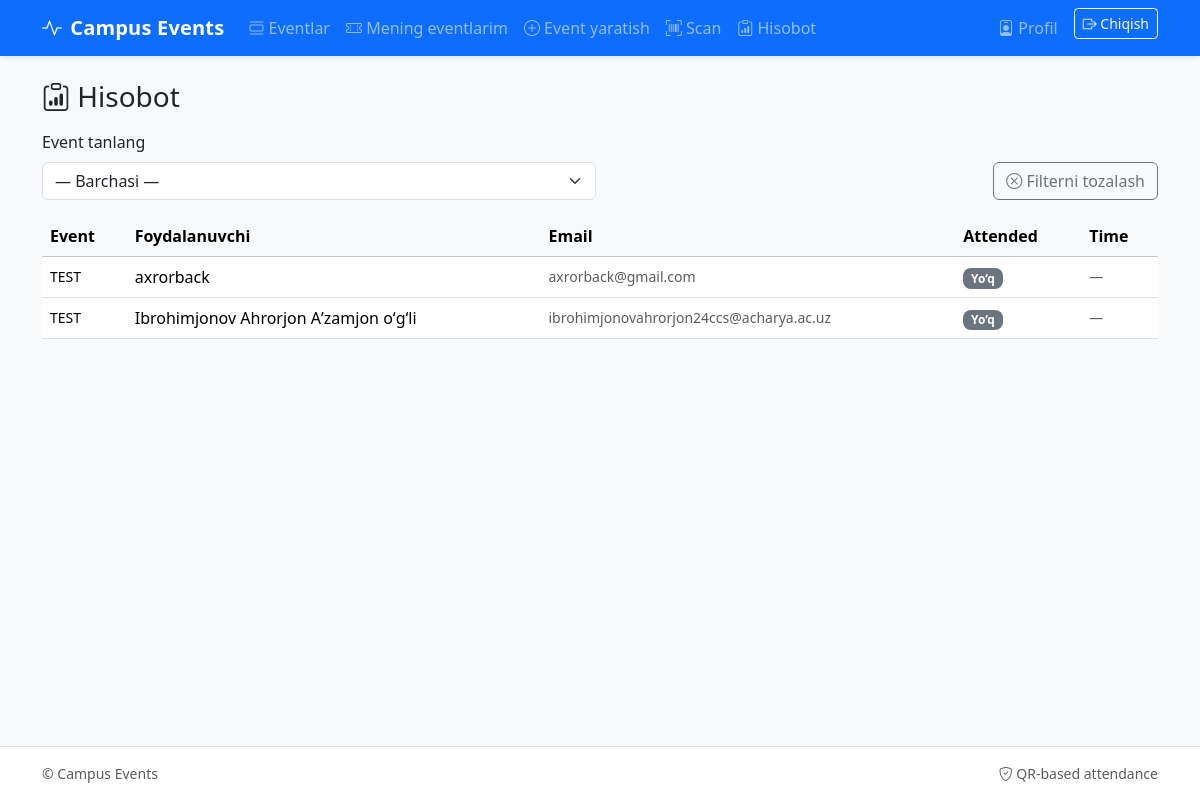
The page /attendance/report/ (signed in) on the database as committed earlier.
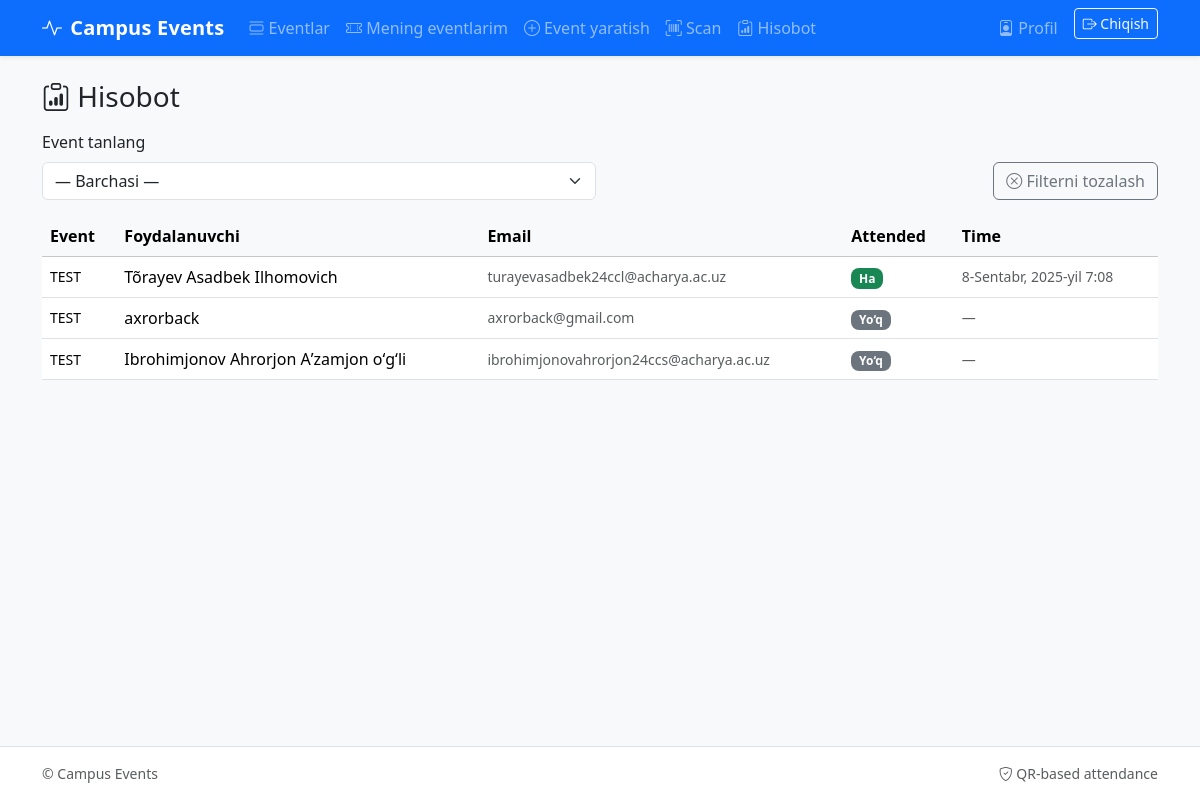
The same page on the database as committed later.
### attendance/models.py (models this page shows)
class Registration(models.Model):
    id = models.UUIDField(primary_key=True, default=uuid.uuid4, editable=False)
    user = models.ForeignKey(User, on_delete=models.CASCADE, related_name='registrations')
    event = models.ForeignKey(Event, on_delete=models.CASCADE, related_name='registrations')
    qr_image = models.ImageField(upload_to='qrcodes/', blank=True, null=True)
    invitation_image = models.ImageField(upload_to='invites/', blank=True, null=True)  # maxsus taklifnoma rasm
    created_at = models.DateTimeField(auto_now_add=True)
    attended = models.BooleanField(default=False)
    attended_at = models.DateTimeField(blank=True, null=True)
    class Meta:
        unique_together = ('user', 'event')

### events/models.py (models this page shows, shortened)
class Event(models.Model):
    title = models.CharField(max_length=255)
    description = models.TextField(blank=True)
    image = models.ImageField(upload_to='events/', blank=True, null=True)
    start_at = models.DateTimeField()
    end_at = models.DateTimeField()
    location = models.CharField(max_length=255)
    room = models.CharField(max_length=64, blank=True)
    published_by = models.ForeignKey(User, on_delete=models.SET_NULL, null=True, related_name='published_events')
    is_active = models.BooleanField(default=True)
    created_at = models.DateTimeField(auto_now_add=True)

### attendance/views.py (the view)
# urls.py: path('report/', views.report, name='report'),                    # filtr bilan hisobot
@staff_member_required
def report(request):
    event_id = request.GET.get('event')
    q = Registration.objects.select_related('user','event')
    if event_id:
        q = q.filter(event_id=event_id)
    events = Event.objects.order_by('-start_at')
    return render(request, 'attendance/report.html', {'events':events, 'regs':q.order_by('-created_at')[:500]})

### templates/attendance/report.html (shortened to what this page needs)
{% extends 'base.html' %}
{% block content %}
<h3 class="mb-3"><i class="bi bi-clipboard-data"></i> Hisobot</h3>
<form class="row g-2 align-items-end mb-3" method="get">
  <div class="col-md-6">
    <label class="form-label">Event tanlang</label>
    <select name="event" class="form-select" onchange="this.form.submit()">
      <option value="">— Barchasi —</option>
    </select>
  </div>
  <div class="col-md-6 text-end">
    <a class="btn btn-outline-secondary" href="?"><i class="bi bi-x-circle"></i> Filterni tozalash</a>
  </div>
</form>
<div class="table-responsive">
  <table class="table table-hover align-middle">
    <thead class="table-light">
      <tr>
        <th>Event</th>
        <th>Foydalanuvchi</th>
        <th>Email</th>
        <th>Attended</th>
        <th>Time</th>
      </tr>
    </thead>
    <tbody>
      {% for r in regs %}
        <tr>
          <td class="small">{{ r.event.title }}</td>
          <td>{{ r.user.first_name|default:r.user.username }}</td>
          <td class="text-muted small">{{ r.user.email }}</td>
          <td>
            <span class="badge {% if r.attended %}text-bg-success{% else %}text-bg-secondary{% endif %}">
              {% if r.attended %}Ha{% else %}Yo‘q{% endif %}
            </span>
          </td>
          <td class="small text-muted">{{ r.attended_at|default:"—" }}</td>
        </tr>
      {% empty %}
        <tr><td colspan="5" class="text-center text-muted py-4">Ma'lumot yo‘q</td></tr>
      {% endfor %}
    </tbody>
  </table>
</div>
{% endblock %}

### templates/base.html (shortened to what this page needs)
<!doctype html>
<html lang="uz">
<head>
  <link href="https://cdn.jsdelivr.net/npm/bootstrap@5.3.3/dist/css/bootstrap.min.css" rel="stylesheet">
  <link href="https://cdn.jsdelivr.net/npm/bootstrap-icons@1.11.3/font/bootstrap-icons.css" rel="stylesheet">
  <link href="/static/app.css" rel="stylesheet">
</head>
<body class="bg-light d-flex flex-column min-vh-100">
<nav class="navbar navbar-expand-lg navbar-dark bg-primary shadow-sm">
  <div class="container">
    <a class="navbar-brand d-flex align-items-center" href="{% url 'events:public_list' %}">
      <i class="bi bi-activity me-2"></i>Campus Events
    </a>
    <div id="nv" class="collapse navbar-collapse">
      <ul class="navbar-nav me-auto">
        <li class="nav-item"><a class="nav-link" href="{% url 'events:public_list' %}"><i class="bi bi-view-list"></i> Eventlar</a></li>
        {% if user.is_authenticated %}
          <li class="nav-item"><a class="nav-link" href="{% url 'events:my_events' %}"><i class="bi bi-ticket-perforated"></i> Mening eventlarim</a></li>
        {% endif %}
        {% if user.is_staff %}
          <li class="nav-item"><a class="nav-link" href="{% url 'events:create' %}"><i class="bi bi-plus-circle"></i> Event yaratish</a></li>
          <li class="nav-item"><a class="nav-link" href="{% url 'attendance:scan_page' %}"><i class="bi bi-upc-scan"></i> Scan</a></li>
          <li class="nav-item"><a class="nav-link" href="{% url 'attendance:report' %}"><i class="bi bi-clipboard-data"></i> Hisobot</a></li>
        {% endif %}
      </ul>
      <ul class="navbar-nav">
        {% if user.is_authenticated %}
          <li class="nav-item">
            <a class="nav-link" href="{% url 'users:profile' %}">
              <i class="bi bi-person-badge"></i> Profil
            </a>
          </li>
          <li class="nav-item">
            <a class="btn btn-outline-light btn-sm ms-2" href="{% url 'users:logout' %}">
              <i class="bi bi-box-arrow-right"></i> Chiqish
            </a>
          </li>
        {% else %}
          <li class="nav-item">
            <a class="btn btn-light btn-sm" href="{% url 'users:login' %}">
              <i class="bi bi-box-arrow-in-right"></i> Kirish
            </a>
          </li>
        {% endif %}
      </ul>
    </div>
  </div>
</nav>
<main class="container py-4">
  {% block content %}{% endblock %}
</main>
<footer class="border-top py-3 mt-auto bg-white">
  <div class="container small text-muted d-flex justify-content-between">
    <span>© {{ now|date:"Y" }} Campus Events</span>
    <span><i class="bi bi-shield-check"></i> QR-based attendance</span>
  </div>
</footer>
</body>
</html>

### static/app.css (style rules this page uses)
:root { --brand: #0d6efd; --soft-bg: #f7f9fc; }
body { background: var(--soft-bg); }
.navbar-brand { font-weight:600; letter-spacing:.2px; }
.badge { border-radius:.5rem; }
footer { background: #fff; }

### templates/base.html (style rules this page uses)
html, body { height: 100%; }
body { display: flex; flex-direction: column; }
main { flex: 1 0 auto; }
footer { flex-shrink: 0; }

Rows that differ between the two databases and show on the page:
added Registration: event "TEST", user.first_name "Tõrayev Asadbek Ilhomovich", user.email "turayevasadbek24ccl@acharya.ac.uz", attended "Ha", attended_at "8-Sentabr, 2025-yil 7:08"
